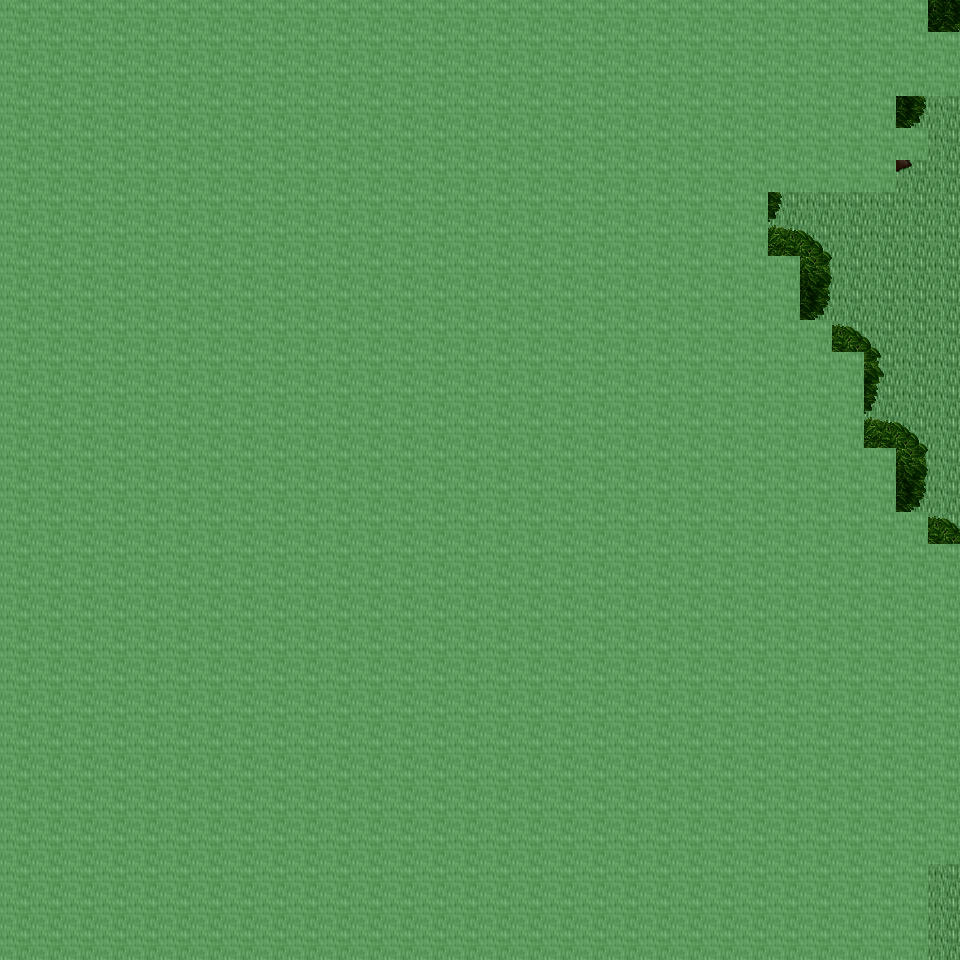

The image is a tile-based game level rendered from a .tmx file. Its description and source (layers, tilesets, objects; grid data summarised) follow:
An orthogonal 30x30 tile map with 32x32 px tiles, 6 tile layers (Ground, Object, Object2, Above, ...), 32 tilesets and 4 objects (4x mapExit).

<map version="1.0" orientation="orthogonal" renderorder="right-down" width="30" height="30" tilewidth="32" tileheight="32" nextobjectid="5">
  <tileset firstgid="1" name="tileset_ground_ground" tilewidth="32" tileheight="32" tilecount="33" columns="3">
    <image source="../drawable/tileset_ground_ground.png" width="96" height="352" />
  </tileset>
  <tileset firstgid="34" name="tileset_building_decoration_floor_sparkle" tilewidth="32" tileheight="32" tilecount="18" columns="3">
    <image source="../drawable/tileset_building_decoration_floor_sparkle.png" width="96" height="192" />
  </tileset>
  <tileset firstgid="52" name="tileset_ground_ladder_steps" tilewidth="32" tileheight="32" tilecount="6" columns="3">
    <image source="../drawable/tileset_ground_ladder_steps.png" width="96" height="64" />
  </tileset>
  <tileset firstgid="58" name="tileset_plant_flower_daisy_yellow" tilewidth="32" tileheight="32" tilecount="8" columns="2">
    <image source="../drawable/tileset_plant_flower_daisy_yellow.png" width="64" height="128" />
  </tileset>
  <tileset firstgid="66" name="tileset_plant_flower_daisy_white" tilewidth="32" tileheight="32" tilecount="8" columns="2">
    <image source="../drawable/tileset_plant_flower_daisy_white.png" width="64" height="128" />
  </tileset>
  <tileset firstgid="74" name="tileset_plant_grasses" tilewidth="32" tileheight="32" tilecount="6" columns="3">
    <image source="../drawable/tileset_plant_grasses.png" width="96" height="64" />
  </tileset>
  <tileset firstgid="80" name="tileset_item_statue_green_stone" tilewidth="32" tileheight="32" tilecount="12" columns="4">
    <image source="../drawable/tileset_item_statue_green_stone.png" width="128" height="96" />
  </tileset>
  <tileset firstgid="92" name="tileset_plant_flower_daisy_red" tilewidth="32" tileheight="32" tilecount="8" columns="2">
    <image source="../drawable/tileset_plant_flower_daisy_red.png" width="64" height="128" />
  </tileset>
  <tileset firstgid="100" name="tileset_item_statue_skullpedestal" tilewidth="32" tileheight="32" tilecount="2" columns="1">
    <image source="../drawable/tileset_item_statue_skullpedestal.png" width="32" height="64" />
  </tileset>
  <tileset firstgid="102" name="tileset_plant_tree_tree_darkgreen" tilewidth="32" tileheight="32" tilecount="88" columns="8">
    <image source="../drawable/tileset_plant_tree_tree_darkgreen.png" width="256" height="352" />
  </tileset>
  <tileset firstgid="190" name="tileset_item_corpse_skull_pale" tilewidth="32" tileheight="32" tilecount="2" columns="2">
    <image source="../drawable/tileset_item_corpse_skull_pale.png" width="64" height="32" />
  </tileset>
  <tileset firstgid="192" name="tileset_plant_leaves" tilewidth="32" tileheight="32" tilecount="8" columns="4">
    <image source="../drawable/tileset_plant_leaves.png" width="128" height="64" />
  </tileset>
  <tileset firstgid="200" name="tileset_plant_bush_bushes" tilewidth="32" tileheight="32" tilecount="10" columns="5">
    <image source="../drawable/tileset_plant_bush_bushes.png" width="160" height="64" />
  </tileset>
  <tileset firstgid="210" name="tileset_building_decoration_rocks_2" tilewidth="32" tileheight="32" tilecount="2" columns="1">
    <image source="../drawable/tileset_building_decoration_rocks_2.png" width="32" height="64" />
  </tileset>
  <tileset firstgid="212" name="tileset_object_well" tilewidth="32" tileheight="32" tilecount="4" columns="2">
    <image source="../drawable/tileset_object_well.png" width="64" height="64" />
  </tileset>
  <tileset firstgid="216" name="tileset_plant_stump_stump_green" tilewidth="32" tileheight="32" tilecount="4" columns="2">
    <image source="../drawable/tileset_plant_stump_stump_green.png" width="64" height="64" />
  </tileset>
  <tileset firstgid="220" name="tileset_item_statue_green_stone_3" tilewidth="32" tileheight="32" tilecount="3" columns="1">
    <image source="../drawable/tileset_item_statue_green_stone_3.png" width="32" height="96" />
  </tileset>
  <tileset firstgid="223" name="tileset_ground_rock_pebbles" tilewidth="32" tileheight="32" tilecount="3" columns="1">
    <image source="../drawable/tileset_ground_rock_pebbles.png" width="32" height="96" />
  </tileset>
  <tileset firstgid="226" name="tileset_plant_vine" tilewidth="32" tileheight="32" tilecount="3" columns="1">
    <image source="../drawable/tileset_plant_vine.png" width="32" height="96" />
  </tileset>
  <tileset firstgid="229" name="tileset_plant_tree_tree_green" tilewidth="32" tileheight="32" tilecount="88" columns="8">
    <image source="../drawable/tileset_plant_tree_tree_green.png" width="256" height="352" />
  </tileset>
  <tileset firstgid="317" name="tileset_plant_stump_stump_purple" tilewidth="32" tileheight="32" tilecount="4" columns="2">
    <image source="../drawable/tileset_plant_stump_stump_purple.png" width="64" height="64" />
  </tileset>
  <tileset firstgid="321" name="tileset_building_decoration_rocks" tilewidth="32" tileheight="32" tilecount="6" columns="3">
    <image source="../drawable/tileset_building_decoration_rocks.png" width="96" height="64" />
  </tileset>
  <tileset firstgid="327" name="tileset_logic_creature_rodent" tilewidth="32" tileheight="32" tilecount="8" columns="8">
    <image source="../drawable/tileset_logic_creature_rodent.png" width="256" height="32" />
  </tileset>
  <tileset firstgid="335" name="tileset_logic_portal" tilewidth="32" tileheight="32" tilecount="24" columns="8">
    <image source="../drawable/tileset_logic_portal.png" width="256" height="96" />
  </tileset>
  <tileset firstgid="359" name="tileset_logic_creature_animal" tilewidth="32" tileheight="32" tilecount="32" columns="8">
    <image source="../drawable/tileset_logic_creature_animal.png" width="256" height="128" />
  </tileset>
  <tileset firstgid="391" name="tileset_logic_item_sheepfood" tilewidth="32" tileheight="32" tilecount="1" columns="1">
    <image source="../drawable/tileset_logic_item_sheepfood.png" width="32" height="32" />
  </tileset>
  <tileset firstgid="392" name="tileset_logic_item_resources" tilewidth="32" tileheight="32" tilecount="6" columns="6">
    <image source="../drawable/tileset_logic_item_resources.png" width="192" height="32" />
  </tileset>
  <tileset firstgid="398" name="tileset_logic_creature_gargoyle" tilewidth="32" tileheight="32" tilecount="4" columns="4">
    <image source="../drawable/tileset_logic_creature_gargoyle.png" width="128" height="32" />
  </tileset>
  <tileset firstgid="402" name="tileset_logic_collision" tilewidth="32" tileheight="32" tilecount="1" columns="1">
    <image source="../drawable/tileset_logic_collision.png" width="32" height="32" />
  </tileset>
  <tileset firstgid="403" name="tileset_logic_protection" tilewidth="32" tileheight="32" tilecount="2" columns="2">
    <image source="../drawable/tileset_logic_protection.png" width="64" height="32" />
  </tileset>
  <tileset firstgid="405" name="tileset_ground_grass_2" tilewidth="32" tileheight="32" tilecount="21" columns="3">
    <image source="../drawable/tileset_ground_grass_2.png" width="96" height="224" />
  </tileset>
  <tileset firstgid="426" name="tileset_logic_creature_reptile" tilewidth="32" tileheight="32" tilecount="7" columns="7">
    <image source="../drawable/tileset_logic_creature_reptile.png" width="224" height="32" />
  </tileset>
  <layer name="Ground" width="30" height="30">
    <data>[900 cells, 900 non-empty, 1 distinct tile ids]</data>
  </layer>
  <layer name="Object" width="30" height="30">
    <data>[900 cells, 0 non-empty, 0 distinct tile ids]</data>
  </layer>
  <layer name="Object2" width="30" height="30">
    <data>[900 cells, 22 non-empty, 12 distinct tile ids]</data>
  </layer>
  <layer name="Above" width="30" height="30">
    <data>[900 cells, 854 non-empty, 36 distinct tile ids]</data>
  </layer>
  <layer name="Above2" width="30" height="30">
    <data>[900 cells, 0 non-empty, 0 distinct tile ids]</data>
  </layer>
  <layer name="Walkable" width="30" height="30">
    <data>[900 cells, 851 non-empty, 1 distinct tile ids]</data>
  </layer>
  <objectgroup name="MapEvents">
    <object id="1" name="south" type="mapExit" x="928" y="928" width="32" height="32">
      <properties>
        <property name="map" value="level_0_x119_y77" />
        <property name="x" value="29" />
        <property name="y" value="1" />
      </properties>
    </object>
    <object id="2" name="east" type="mapExit" x="928" y="0" width="32" height="32">
      <properties>
        <property name="map" value="level_0_x120_y76" />
        <property name="x" value="1" />
        <property name="y" value="0" />
      </properties>
    </object>
    <object id="3" name="east2" type="mapExit" x="928" y="96" width="32" height="448">
      <properties>
        <property name="map" value="level_0_x120_y76" />
        <property name="x" value="1" />
        <property name="y" value="3" />
      </properties>
    </object>
    <object id="4" name="east3" type="mapExit" x="928" y="864" width="32" height="96">
      <properties>
        <property name="map" value="level_0_x120_y76" />
        <property name="x" value="1" />
        <property name="y" value="27" />
      </properties>
    </object>
  </objectgroup>
</map>
